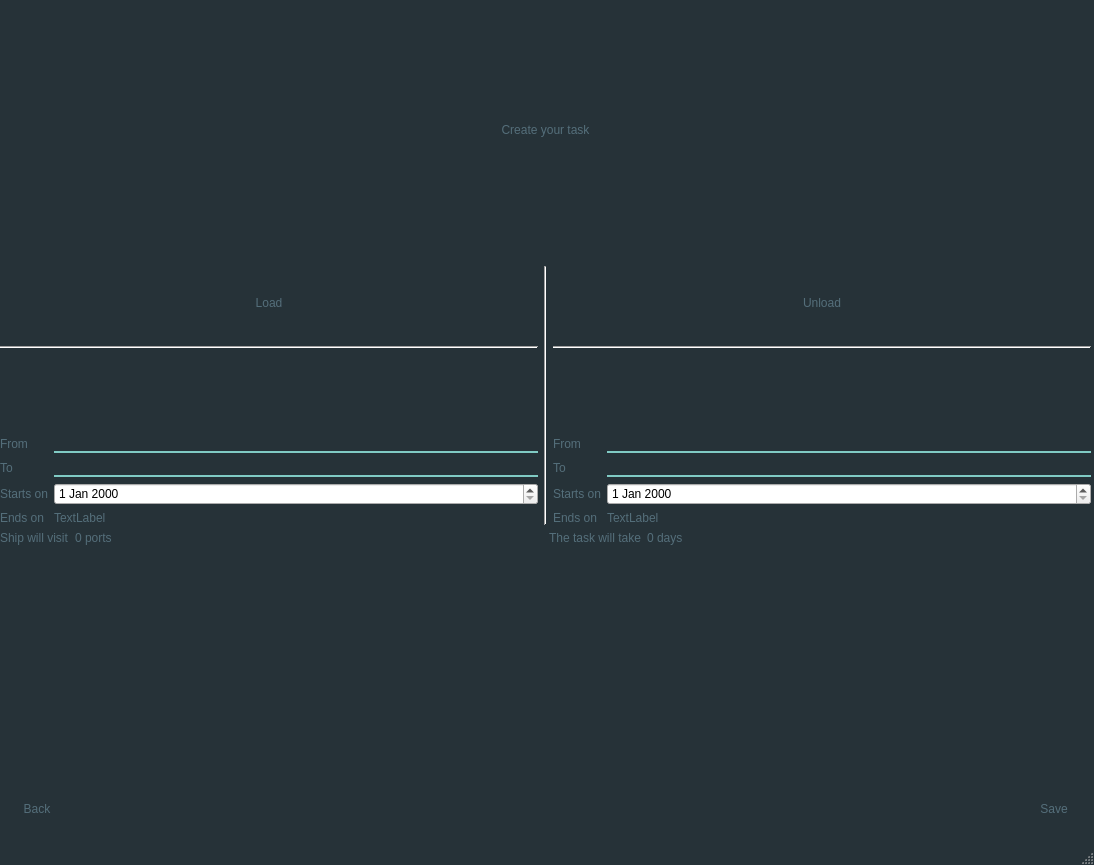
<?xml version="1.0" encoding="UTF-8"?>
<ui version="4.0">
 <class>MainWindow</class>
 <widget class="QMainWindow" name="MainWindow">
  <property name="geometry">
   <rect>
    <x>0</x>
    <y>0</y>
    <width>1094</width>
    <height>865</height>
   </rect>
  </property>
  <property name="sizePolicy">
   <sizepolicy hsizetype="Fixed" vsizetype="Fixed">
    <horstretch>0</horstretch>
    <verstretch>0</verstretch>
   </sizepolicy>
  </property>
  <property name="font">
   <font>
    <family>Roboto</family>
    <pointsize>18</pointsize>
   </font>
  </property>
  <property name="windowTitle">
   <string>MainWindow</string>
  </property>
  <property name="windowIcon">
   <iconset resource="../../resources/images.qrc">
    <normaloff>:/images/icon.png</normaloff>:/images/icon.png</iconset>
  </property>
  <property name="autoFillBackground">
   <bool>false</bool>
  </property>
  <property name="styleSheet">
   <string notr="true">QWidget:window {					/* Borders around the code editor and debug window */
	border: 0px solid #263238;
	background-color: #263238;
}

QToolTip {
	background-color: #80CBC4;
	color: black;
    padding: 5px;
    border-radius: 0;
    opacity: 200;
}

/* ==================== Dialog ==================== */
QLabel {
	background: transparent;
	color: #CFD8DC;				/* Not sure about this one */
}

QDialog, QListView {
	background-color: #263238;
	color: #546E7A;
	outline: 0;
	border: 2px solid transparent;
}

QListView::item:hover {
	color: #AFBDC4;
	background: transparent;
}


QListView::item:selected {
	color: #ffffff;
	background: transparent;
}

/* === QTabBar === */
QTabBar {
	background: #263238;
}

QTabWidget::pane {
	background: transparent;	/* Only at the very bottom of the tabs */
}

QTabBar::tab {
	background: transparent;
	border: 0px solid transparent;
	border-bottom: 2px solid transparent;
	color: #546E7A;
	padding-left: 10px;
	padding-right: 10px;
	padding-top: 3px;
	padding-bottom: 3px;
}

QTabBar::tab:hover {
	background-color: transparent;
	border: 0px solid transparent;
	border-bottom: 2px solid #80CBC4;
	color: #AFBDC4;
}

QTabBar::tab:selected {
	background-color: transparent;
	border: 0px solid transparent;
	border-top: none;
	border-bottom: 2px solid #80CBC4;
	color: #FFFFFF;
}

QStackedWidget {
	background: #263238;	/* This covers a bunch of things, I was thinking about making it transparent, */
							/* but I would have to find all the other elements... but QTabWidget::pane may be it */
}


/* === QGroupBox === */
QGroupBox {
    border: 1px solid transparent;
    margin-top: 1em;
}

QGroupBox::title {
	color: #80CBC4;
    subcontrol-origin: margin;
    left: 6px;
    padding: 0 3px 0 3px;
}

QComboBox {
	color: #546E7A;
	background-color: transparent;
	selection-background-color: transparent;
	outline: 0;
}

QComboBox QAbstractItemView
{    
    selection-background-color: transparent;
	outline: 0;
}

/* === QCheckBox === */
QCheckBox, QRadioButton {
	color: #AFBDC4;
}

QCheckBox::indicator::unchecked  {
	background-color: #263238;
	border: 1px solid #536D79;
}

QRadioButton::indicator::unchecked {
	background-color: #263238;
	border: 1px solid #536D79;
	border-radius: 4px;
}

QCheckBox::indicator::checked, QTreeView::indicator::checked {
	background-color: qradialgradient(cx:0.5, cy:0.5, fx:0.25, fy:0.15, radius:0.3, stop:0 #80CBC4, stop:1 #263238);
	border: 1px solid #536D79;
}

QRadioButton::indicator::checked {
	background-color: qradialgradient(cx:0.5, cy:0.5, fx:0.25, fy:0.15, radius:0.3, stop:0 #80CBC4, stop:1 #263238);
	border: 1px solid #536D79;
	border-radius: 4px;
}

QCheckBox::indicator:disabled, QRadioButton::indicator:disabled, QTreeView::indicator:disabled {
	background-color: #444444;			/* Not sure what this looks like */
}

QCheckBox::indicator::checked:disabled, QRadioButton::indicator::checked:disabled, QTreeView::indicator::checked:disabled {  
	background-color: qradialgradient(cx:0.5, cy:0.5, fx:0.25, fy:0.15, radius:0.3, stop:0 #BBBBBB, stop:1 #444444); /* Not sure what this looks like */
}

QTreeView {
	background-color: transparent;
	color: #546E7A;
	outline: 0;
	border: 0;
}

QTreeView::item:hover {
	background-color: transparent;
	color: #AFBDC4;
}

QTreeView::item:selected {
	background-color: transparent;
	color: #FFFFFF;
}

QTreeView QHeaderView:section {
	background-color: #263238;
	color: #CFD8DC;
	border: 0;
}

QTreeView::indicator:checked {
	background-color: qradialgradient(cx:0.5, cy:0.5, fx:0.25, fy:0.15, radius:0.3, stop:0 #80CBC4, stop:1 #263238);
	border: 1px solid #536D79;
	selection-background-color: transparent;
}

QTreeView::indicator:unchecked {			/* This and the one above style the checkbox in the Options -&gt; Keyboard */
	background-color: #263238;				/* This is still a hover over in blue I can't get rid of */
	border: 1px solid #536D79;
	selection-background-color: transparent;
}

/*QTreeView QScrollBar {
	background-color: #263238
}*/

QTreeView::branch {
	/* Skip - applies to everything */
}

QTreeView::branch:has-siblings:adjoins-item {
	/* Skip - files */
}

QTreeView::branch:has-siblings:!adjoins-item {
	/* Skip - applies to almost all on the left side */
}

QTreeView::branch:closed:has-children:has-siblings {
	background: url('./images/rightarrowgray.png') center center no-repeat;
}

QTreeView::branch:has-children:!has-siblings:closed {
	background: url('./images/rightarrowgray.png') center center no-repeat;
}

QTreeView::branch:!has-children:!has-siblings:adjoins-item {
	/* Skip - files */
}

QTreeView::branch:open:has-children:has-siblings {
	background: url('./images/downarrowgray.png') center center no-repeat;
}

QTreeView::branch:open:has-children:!has-siblings {
	background: url('./images/downarrowgray.png') center center no-repeat;
}

/* === QScrollBar:horizontal === */
QScrollBar:horizontal {
	background: #263238;				/* Background where slider is not */
	height: 10px;
	margin: 0;
}

QScrollBar:vertical {
	background: #263238;				/* Background where slider is not */
	width: 10px;
	margin: 0;
}

QScrollBar::handle:horizontal {
    background: #37474F;					/* Slider color */
    min-width: 16px;
	border-radius: 5px;
}

QScrollBar::handle:vertical {
    background: #37474F;					/* Slider color */
    min-height: 16px;
	border-radius: 5px;
}

QScrollBar::add-page:horizontal, QScrollBar::sub-page:horizontal,
QScrollBar::add-page:vertical, QScrollBar::sub-page:vertical {
	background: none;												/* Removes the dotted background */
}

QScrollBar::add-line:horizontal, QScrollBar::sub-line:horizontal,
QScrollBar::add-line:vertical, QScrollBar::sub-line:vertical {	/* Hides the slider arrows */
      border: none;
      background: none;
}

QPushButton {
	background-color: transparent;
	color: #546E7A;
	border: 1px solid transparent;
	padding: 4px 22px;
}

QPushButton:hover {
	color: #AFBDC4;
}

QPushButton:pressed {
	color: #FFFFFF;
}

QLineEdit {
	background: transparent;
	border: 1px solid transparent;
	border-top: none;
	border-bottom: 2px solid #80CBC4;
	color: #546E7A;
}

QSpinBox {
	background: transparent;
	border: 1px solid transparent;
	color: #546E7A;
}

/*****************************************************************************
Main Screen
*****************************************************************************/
QTreeView {
	background-color: #263238;
}

QMenu {
	background-color: #263238;		/* File Menu Background color */
	color: #546E7A;
}

QMenu::item:selected {
	color: #AFBDC4;
}

QMenu::item:pressed {
	color: #FFFFFF;
}

QMenu::separator {
	height: 1px;
	background: transparent;			/* Could change this to #546E7A and reduce the margin top and bottom to 1px */
	margin-left: 10px;
	margin-right: 10px;
	margin-top: 5px;
	margin-bottom: 5px;
}

/* === QMenuBar === */
QMenuBar {
	background-color: #263238;
	color: #546E7A;
}

QMenuBar::item {
	background: transparent;
}

QMenuBar::item:disabled {
	color: gray;
}

QMenuBar::item:selected {
	color: #AFBDC4;
}

QMenuBar::item:pressed {
	color: #FFFFFF;
}

QToolBar {
	background: #263238;
	border: 1px solid transparent;
}

QToolBar:handle {
	background: transparent;
	border-left: 2px dotted #80CBC4;	/* Fix the 4 handle dots so it doesn't look crappy */
	color: transparent;
}

QToolBar::separator {
	border: 0;
}

/* === QToolButton === */
QToolButton:hover, QToolButton:pressed {
	background-color: transparent;
}

QToolButton::menu-button {
	background: url('./images/downarrowgray.png') center center no-repeat;
	background-color: #263238;												/* This needs to be set to ensure the other brown arrows don't show */
}

QToolButton::menu-button:hover, QToolButton::menu-button:pressed {
	background-color: #263238;
}

QStatusBar {
	background-color: #263238;
}

QLabel {
	color: #546E7A;		/* Text at the bottom right corner of the screen */
}

QToolButton {	/* I don't like how the items depress */
	color: #546E7A;
}

QToolButton:hover, QToolButton:pressed, QToolButton:checked {
	background-color: #263238;
}

QToolButton:hover {
	color: #AFBDC4;

}

QToolButton:checked, QToolButton:pressed {
	color: #FFFFFF;
}


QToolButton {
	border: 1px solid transparent;
	margin: 1px;
}

QToolButton:hover {
	background-color: transparent;				/* I don't like how the down arrows in the top menu bar move down when clicked */
	border: 1px solid transparent;
}

QToolButton[popupMode=&quot;1&quot;] { /* only for MenuButtonPopup */
	padding-right: 20px; /* make way for the popup button */
}

QToolButton::menu-button {
	border-left: 1px solid transparent;
	background: transparent;
    width: 16px;
}

QToolButton::menu-button:hover {
	border-left: 1px solid transparent;
	background: transparent;
    width: 16px;
}

QStatusBar::item {
	color: #546E7A;
	background-color: #263238;
}

QAbstractScrollArea  {	/* Borders around the code editor and debug window */
	border: 0;
}

/*****************************************************************************
Play around with these settings
*****************************************************************************/

/* Force the dialog's buttons to follow the Windows guidelines. */
QDialogButtonBox {
    button-layout: 0;
}

QTabWidget::tab-bar {
	left: 0px; /* Test this out on OS X, it will affect the tabs in the Options Dialog, on OS X they are centered */
}</string>
  </property>
  <property name="tabShape">
   <enum>QTabWidget::Triangular</enum>
  </property>
  <widget class="QWidget" name="centralwidget">
   <widget class="QWidget" name="verticalLayoutWidget_3">
    <property name="geometry">
     <rect>
      <x>0</x>
      <y>0</y>
      <width>1091</width>
      <height>821</height>
     </rect>
    </property>
    <layout class="QVBoxLayout" name="verticalLayout_3">
     <item>
      <widget class="QLabel" name="label_3">
       <property name="text">
        <string>Create your task</string>
       </property>
       <property name="alignment">
        <set>Qt::AlignCenter</set>
       </property>
      </widget>
     </item>
     <item>
      <layout class="QHBoxLayout" name="horizontalLayout">
       <item>
        <layout class="QVBoxLayout" name="verticalLayout">
         <item>
          <widget class="QLabel" name="label">
           <property name="text">
            <string>Load</string>
           </property>
           <property name="alignment">
            <set>Qt::AlignCenter</set>
           </property>
          </widget>
         </item>
         <item>
          <widget class="Line" name="line_2">
           <property name="orientation">
            <enum>Qt::Horizontal</enum>
           </property>
          </widget>
         </item>
         <item>
          <widget class="QLabel" name="load_img">
           <property name="text">
            <string>&lt;html&gt;&lt;head/&gt;&lt;body&gt;&lt;p&gt;&lt;img src=&quot;:/images/icon.png&quot;/&gt;&lt;/p&gt;&lt;/body&gt;&lt;/html&gt;</string>
           </property>
           <property name="alignment">
            <set>Qt::AlignCenter</set>
           </property>
          </widget>
         </item>
         <item>
          <layout class="QFormLayout" name="formLayout">
           <item row="0" column="0">
            <widget class="QLabel" name="load_from">
             <property name="text">
              <string>From</string>
             </property>
            </widget>
           </item>
           <item row="0" column="1">
            <widget class="QLineEdit" name="load_from_edit"/>
           </item>
           <item row="1" column="0">
            <widget class="QLabel" name="load_to">
             <property name="text">
              <string>To</string>
             </property>
            </widget>
           </item>
           <item row="1" column="1">
            <widget class="QLineEdit" name="load_to_edit"/>
           </item>
           <item row="2" column="0">
            <widget class="QLabel" name="load_starts">
             <property name="text">
              <string>Starts on</string>
             </property>
            </widget>
           </item>
           <item row="2" column="1">
            <widget class="QDateEdit" name="load_starts_edit"/>
           </item>
           <item row="3" column="0">
            <widget class="QLabel" name="load_ends">
             <property name="text">
              <string>Ends on</string>
             </property>
            </widget>
           </item>
           <item row="3" column="1">
            <widget class="QLabel" name="load_ends_edit">
             <property name="text">
              <string>TextLabel</string>
             </property>
            </widget>
           </item>
          </layout>
         </item>
        </layout>
       </item>
       <item>
        <widget class="Line" name="line">
         <property name="orientation">
          <enum>Qt::Vertical</enum>
         </property>
        </widget>
       </item>
       <item>
        <layout class="QVBoxLayout" name="verticalLayout_2">
         <item>
          <widget class="QLabel" name="label_2">
           <property name="text">
            <string>Unload</string>
           </property>
           <property name="alignment">
            <set>Qt::AlignCenter</set>
           </property>
          </widget>
         </item>
         <item>
          <widget class="Line" name="line_3">
           <property name="orientation">
            <enum>Qt::Horizontal</enum>
           </property>
          </widget>
         </item>
         <item>
          <widget class="QLabel" name="label_5">
           <property name="text">
            <string>&lt;html&gt;&lt;head/&gt;&lt;body&gt;&lt;p&gt;&lt;img src=&quot;:/images/icon.png&quot;/&gt;&lt;/p&gt;&lt;/body&gt;&lt;/html&gt;</string>
           </property>
           <property name="alignment">
            <set>Qt::AlignCenter</set>
           </property>
          </widget>
         </item>
         <item>
          <layout class="QFormLayout" name="formLayout_2">
           <item row="0" column="0">
            <widget class="QLabel" name="unload_from">
             <property name="text">
              <string>From</string>
             </property>
            </widget>
           </item>
           <item row="0" column="1">
            <widget class="QLineEdit" name="unload_from_edit"/>
           </item>
           <item row="1" column="0">
            <widget class="QLabel" name="unload_to">
             <property name="text">
              <string>To</string>
             </property>
            </widget>
           </item>
           <item row="1" column="1">
            <widget class="QLineEdit" name="unload_to_edit"/>
           </item>
           <item row="2" column="0">
            <widget class="QLabel" name="unload_starts">
             <property name="text">
              <string>Starts on</string>
             </property>
            </widget>
           </item>
           <item row="3" column="0">
            <widget class="QLabel" name="unload_ends">
             <property name="text">
              <string>Ends on</string>
             </property>
            </widget>
           </item>
           <item row="2" column="1">
            <widget class="QDateEdit" name="unload_starts_edit"/>
           </item>
           <item row="3" column="1">
            <widget class="QLabel" name="unload_ends_edit">
             <property name="text">
              <string>TextLabel</string>
             </property>
            </widget>
           </item>
          </layout>
         </item>
        </layout>
       </item>
      </layout>
     </item>
     <item>
      <layout class="QHBoxLayout" name="horizontalLayout_3">
       <item>
        <layout class="QFormLayout" name="formLayout_3">
         <item row="0" column="0">
          <widget class="QLabel" name="label_4">
           <property name="text">
            <string>Ship will visit</string>
           </property>
          </widget>
         </item>
         <item row="0" column="1">
          <widget class="QLabel" name="label_6">
           <property name="text">
            <string>0 ports</string>
           </property>
          </widget>
         </item>
        </layout>
       </item>
       <item>
        <layout class="QFormLayout" name="formLayout_4">
         <item row="0" column="0">
          <widget class="QLabel" name="label_7">
           <property name="text">
            <string>The task will take</string>
           </property>
          </widget>
         </item>
         <item row="0" column="1">
          <widget class="QLabel" name="label_8">
           <property name="text">
            <string>0 days</string>
           </property>
          </widget>
         </item>
        </layout>
       </item>
      </layout>
     </item>
     <item>
      <layout class="QHBoxLayout" name="horizontalLayout_2">
       <item>
        <widget class="QPushButton" name="backPB">
         <property name="text">
          <string>Back</string>
         </property>
        </widget>
       </item>
       <item>
        <spacer name="horizontalSpacer">
         <property name="orientation">
          <enum>Qt::Horizontal</enum>
         </property>
         <property name="sizeHint" stdset="0">
          <size>
           <width>40</width>
           <height>20</height>
          </size>
         </property>
        </spacer>
       </item>
       <item>
        <widget class="QPushButton" name="savePB">
         <property name="text">
          <string>Save</string>
         </property>
        </widget>
       </item>
      </layout>
     </item>
    </layout>
   </widget>
  </widget>
  <widget class="QStatusBar" name="statusbar"/>
 </widget>
 <resources>
  <include location="../../resources/images.qrc"/>
 </resources>
 <connections/>
</ui>
